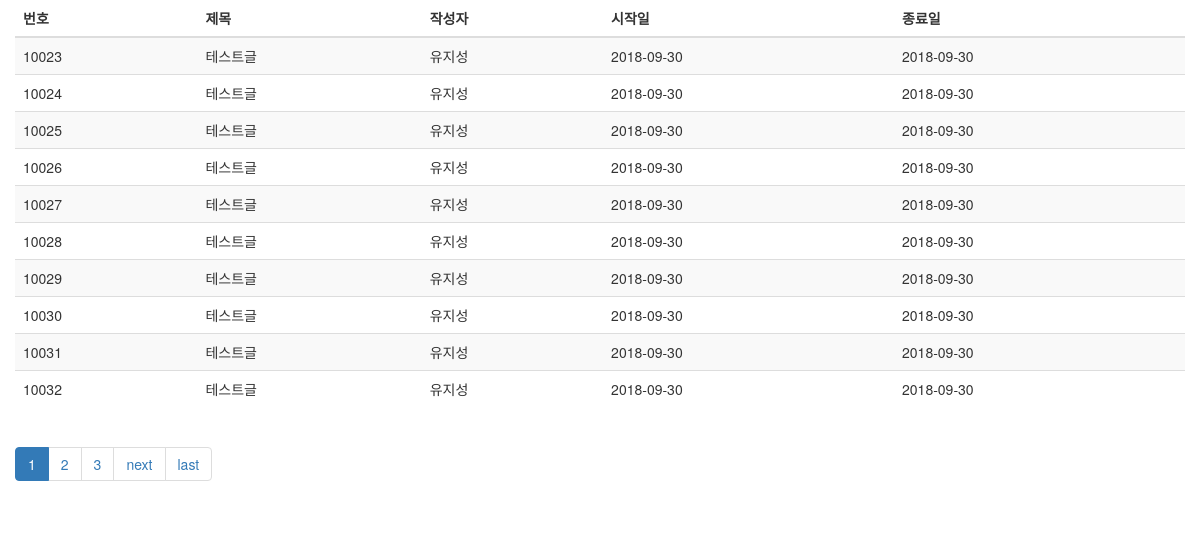
Page /list.php on the committed database.
### tables this page shows
CREATE TABLE IF NOT EXISTS `schedules` (
  `id` int(11) NOT NULL AUTO_INCREMENT,
  `author` varchar(30) NOT NULL,
  `title` varchar(100) NOT NULL,
  `content` text NOT NULL,
  `start_date` date NOT NULL,
  `end_date` date NOT NULL,
  PRIMARY KEY (`id`)
);

### include/config.php (called while the page is built, shortened)
<?php
    $mysqli = new mysqli('localhost', 'calendar', '1183313zZ!', 'calendar');
    include_once 'class.php';
    $post = new Schedule('schedules');
 ?>

### list.php (the view)
<?php include_once "./include/head.php"  ?>
         <div class="container">
             <div class="row">
                 <table class="table table-striped">
                     <colgroup>
                         <col width="">
                     </colgroup>
                     <thead>
                         <tr>
                             <th>번호</th>
                             <th>제목</th>
                             <th>작성자</th>
                             <th>시작일</th>
                             <th>종료일</th>
                         </tr>
                     </thead>
                     <tbody>
                         <?php
                         $list = $post->getList($mysqli);
                         for ($i=0; $i <count($list[0]); $i++) {
                             ?>
                             <tr>
                                 <td><?php echo $list[0][$i]['id']?></td>
                                 <td><a href="./view.php?id="<?php echo $list[0][$i]['id']?>></a><?php echo $list[0][$i]['title']?></td>
                                 <td><?php echo $list[0][$i]['author']?></td>
                                 <td><?php echo $list[0][$i]['start_date']?></td>
                                 <td><?php echo $list[0][$i]['end_date']?></td>
                             </tr>
                             <?php
                         }
                         ?>
                     </tbody>
                 </table>
                 <div class="center-block">
                     <?php echo $list[1] ?>
                 </div>
             </div>
         </div>
<?php include_once "./include/footer.php"  ?>

### include/head.php (shortened to what this page needs)
<?php
include_once 'config.php';
?>
<!DOCTYPE html>
<html>
    <head>
        <link rel="stylesheet" href="https://maxcdn.bootstrapcdn.com/bootstrap/3.3.2/css/bootstrap.min.css">
        <link rel="stylesheet" href="./css/master.css">
    </head>
     <body>

### include/class.php (shortened to what this page needs)
<?php
    class Schedule{
        public function __construct($table){
            $this->table = $table;
        }
        public function getList($mysqli){
            $sql = "SELECT * FROM $this->table";
            $result =  $mysqli->query($sql);
            $data = [];
            $total = $result->num_rows;
            $list = 10;
            $block = 3;
            $pageNum = ceil($total/10);
            $page = (isset($_GET['page']) == true) ? $_GET['page'] : 1;
            $nowBlock = ceil($page/$block);
            $s_page = ($nowBlock*$block) - ($block - 1);
            if($s_page <= 1){
                $s_page = 1;
            }
            $e_page = $nowBlock*$block;
            $s_limit = ($page-1)* $list;
            $sql = "SELECT * FROM $this->table ORDER BY start_date ASC LIMIT $s_limit, $list";
            $result = $mysqli->query($sql);
            for ($i=0; $row = $result->fetch_array(MYSQLI_ASSOC); $i++) {
                $data[$i] = $row;
            }
            $paging = $this->getPaging($s_page, $e_page, $pageNum, $page);
            return [$data, $paging];
        }
        function getPaging($s_page, $e_page, $pageNum, $page){
            $paging = "<nav><ul class='pagination'>";
            for ($i=$s_page; $i <= $e_page; $i++) {
                $active = ($page == $i)? "active" : "";
                $paging .= "<li class='".$active."'><a href='./list.php?page=".$i."'>".$i."</a></li>";
            }
            if($e_page+1 <= $pageNum){
                $paging .= "<li><a href='list.php?page=".($e_page+1)."'>next</a></li>";
                $paging .= "<li><a href='list.php?page=".$pageNum."'>last</a></li>";
            }
            $paging .= "</ul></nav>";
            return $paging;
        }
    }
 ?>

### include/footer.php
    </body>
</html>

### css/master.css (style rules this page uses)
a { color: #000; }

### rows in the picture
schedules: id "10023", title "테스트글", author "유지성", start_date "2018-09-30", end_date "2018-09-30"
schedules: id "10024", title "테스트글", author "유지성", start_date "2018-09-30", end_date "2018-09-30"
schedules: id "10025", title "테스트글", author "유지성", start_date "2018-09-30", end_date "2018-09-30"
schedules: id "10026", title "테스트글", author "유지성", start_date "2018-09-30", end_date "2018-09-30"
schedules: id "10027", title "테스트글", author "유지성", start_date "2018-09-30", end_date "2018-09-30"
schedules: id "10028", title "테스트글", author "유지성", start_date "2018-09-30", end_date "2018-09-30"
schedules: id "10029", title "테스트글", author "유지성", start_date "2018-09-30", end_date "2018-09-30"
schedules: id "10030", title "테스트글", author "유지성", start_date "2018-09-30", end_date "2018-09-30"
schedules: id "10031", title "테스트글", author "유지성", start_date "2018-09-30", end_date "2018-09-30"
schedules: id "10032", title "테스트글", author "유지성", start_date "2018-09-30", end_date "2018-09-30"
